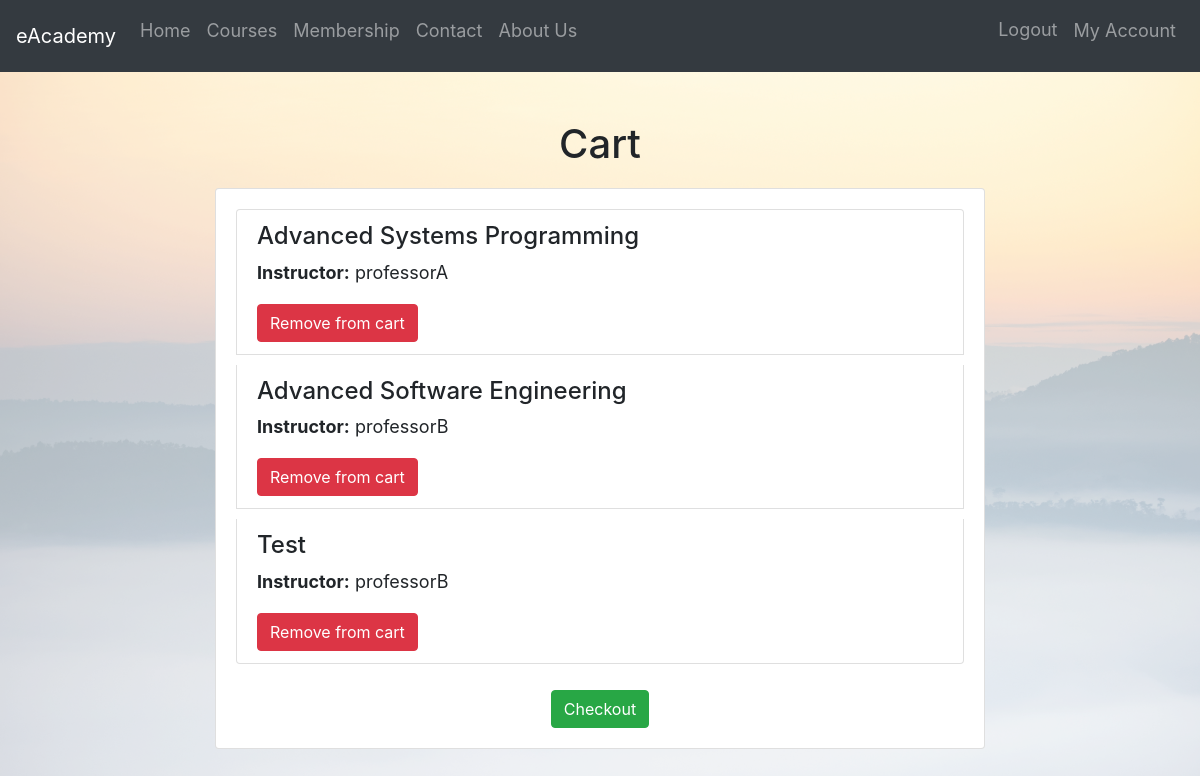
The page /cart/ (signed in) on the database its author committed.
### eAcademyApp/models.py (models this page shows, shortened)
class CartItem(models.Model):
    student = models.ForeignKey(Student, on_delete=models.CASCADE)
    course = models.ForeignKey(Course, on_delete=models.CASCADE)

class Course(models.Model):
    title = models.CharField(max_length=200)
    description = models.TextField()
    instructor = models.ForeignKey(User, on_delete=models.CASCADE)
    files = models.FileField(upload_to='course_files/')
    created_at = models.DateTimeField(auto_now_add=True)
    updated_at = models.DateTimeField(auto_now=True)

### eAcademyApp/views.py (the view)
# urls.py: path('cart/', views.cart, name='cart'),
@login_required
def cart(request):
    student = request.user.student
    if request.user.is_authenticated and not request.user.student.isteacher():
        cart_items = CartItem.objects.filter(student=student)
    else:
        cart_items = []
    return render(request, 'cart.html', {'cart_items': cart_items})

### eAcademyApp/models.py (called while the page is built)
    def isteacher(self):
        return self.user_type == 'professor'

### templates/cart.html (shortened to what this page needs)
{% extends 'base.html' %}
{% block content %}
    <div class="container mt-5">
        <h1>Cart</h1>
        <div class="row">
            <div class="col-md-12">
                {% if cart_items %}
                    <div class="card">
                        <div class="card-body">
                            <ul class="list-group">
                                {% for cart_item in cart_items %}
                                    <li class="list-group-item">
                                        <h4>{{ cart_item.course.title }}</h4>
                                        <p><strong>Instructor:</strong> {{ cart_item.course.instructor.username }}</p>
                                        <form method="post" action="{% url 'eAcademyApp:homepage' %}">
                                            <button type="submit" class="btn btn-danger">Remove from cart</button>
                                        </form>
                                    </li>
                                {% endfor %}
                            </ul>
                            <div class="text-center mt-3">
                                <form method="post" action="{% url 'eAcademyApp:homepage' %}">
                                    <button type="submit" class="btn btn-success">Checkout</button>
                                </form>
                            </div>
                        </div>
                    </div>
                {% else %}
                    <div class="alert alert-info" role="alert">
                        Your cart is empty.
                    </div>
                {% endif %}
            </div>
        </div>
    </div>
{% endblock %}

### eAcademyApp/static/eAcademyApp/styles.css (style rules this page uses)
body { background-image: url("background.png"); background-size: cover; background-repeat: no-repeat; }
.container { max-width: 800px; margin: 0 auto; }
h1 { text-align: center; margin-bottom: 20px; }
ul { list-style: none; padding: 0; }
ul li { font-size: 18px; line-height: 1.6; margin-bottom: 10px; }

### rows shown on the page
CartItem: course "Advanced Systems Programming", course.instructor.username "professorA"
CartItem: course "Advanced Software Engineering", course.instructor.username "professorB"
CartItem: course "Test", course.instructor.username "professorB"
